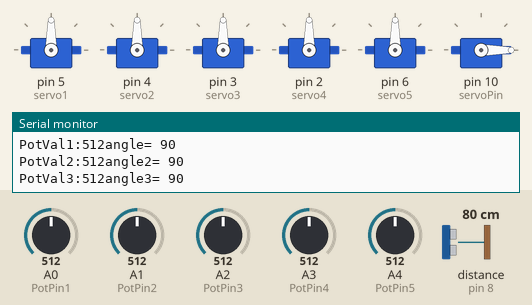
This sketch was run on a simulated Arduino Uno, built with avr-gcc and run on an emulated ATmega328P. On the bench: 6 × servo, the last lines printed to the serial monitor. Wiring (inferred from the names in the program): ultrasonic range finder: trigger pin 9; echo pin 8. The inputs (shaded band) are chosen by the test bench; at power-on: A4 (PotPin5) = 512, A0 (PotPin1) = 512, A1 (PotPin2) = 512, A2 (PotPin3) = 512, A3 (PotPin4) = 512, distance to the obstacle (sensor on pin 8) 80 cm. The echo pulse lasts 58.3 µs per cm.

Above: at 1.3 s.
1.4 s: A4 (PotPin5) set to 536
At 2.5 s:
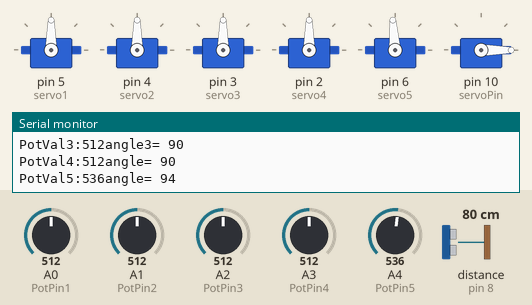
11.7 s: A0 (PotPin1) set to 716
At 15.8 s:
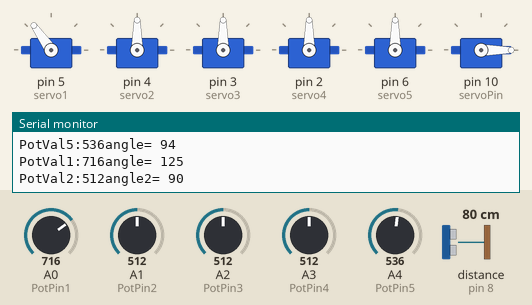
25.7 s: A1 (PotPin2) set to 716
At 31.3 s:
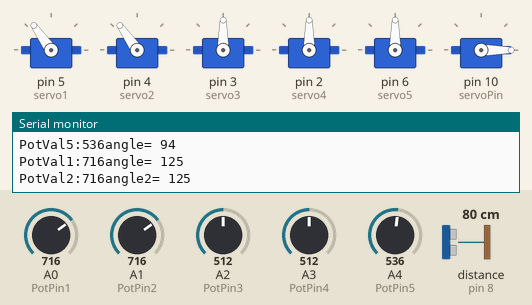
34.3 s: A2 (PotPin3) set to 716
At 41.0 s:
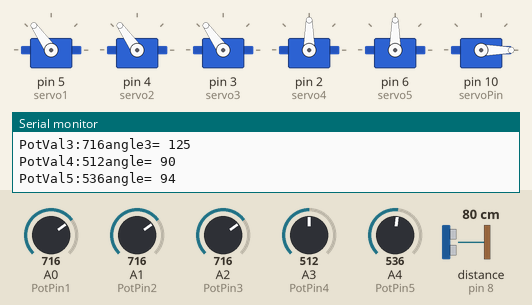
48.3 s: A3 (PotPin4) set to 716
At 56.1 s:
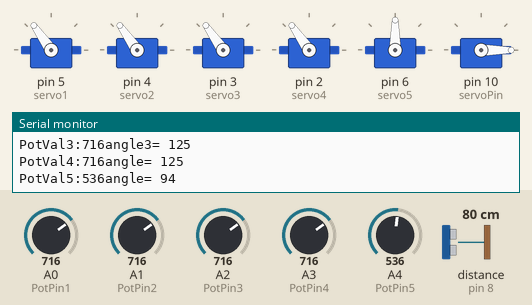
57.0 s: distance to the obstacle (sensor on pin 8) set to 2 cm
Timing chart, 0 to 72.0 s (numbered marks = the images above; inputs shaded):
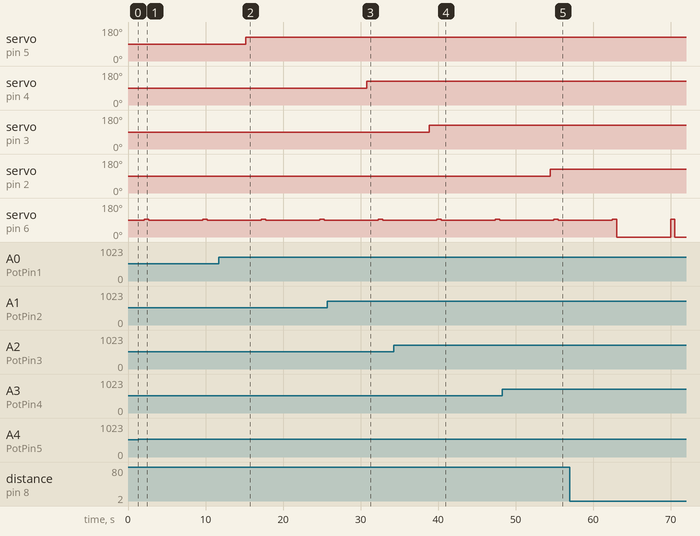

Measured:
- the behaviour switches between 517 and 518 on A4 (PotPin5) (found by bisection; images 0 and 1)
- after the input at 1.4 s, servo on pin 6 (servo5): alternates 94° for 0.55 s and 90° for 7.0 s, starting after 0.70 s
- after the input at 11.7 s, servo on pin 5 (servo1): 90° → 125° after 3.5 s
- after the input at 25.7 s, servo on pin 4 (servo2): 90° → 125° after 5.1 s
- after the input at 34.3 s, servo on pin 3 (servo3): 90° → 125° after 4.6 s
- after the input at 48.3 s, servo on pin 2 (servo4): 90° → 125° after 6.2 s

The sketch:

CODIGO_TINKERCAD_conciencia_ecologica1.ino
```cpp
//ConciencIA Ecológica
//Autor:Carlos_Gonzalez - TEAM_Naramja
// Se controla el giro de los servos usando potenciometros estos mediante
//una conversion genera una proporcionalidad con respecto al angulo de giro
//los ultrasonicos sirven para el proceso de medir el nivel de contnedor
//estos tiene un swith como enable para que no exista interferencia con el giro del servo
//las luces pilotos indican cuando un servo se esta moviendo es decir la apertura o cierre.

#include <Servo.h> // Incluir la librería Servo
Servo servo1; // Crear un objeto tipo Servo llamado servo1
Servo servo2; // Crear un objeto tipo Servo llamado servo2
Servo servo3; // Crear un objeto tipo Servo llamado servo3
Servo servo4; // Crear un objeto tipo Servo llamado servo4
Servo servo5; // Crear un objeto tipo Servo llamado servo5
Servo servo6; // Crear un objeto tipo Servo llamado servo6
int const PotPin1=A0;
int const PotPin2=A1;
int const PotPin3=A2;
int const PotPin4=A3;
int const PotPin5=A4;
int ledRed1=11;
int ledAmarillo1=12;
int ledVerde1=13;
int trigPin = 9;
int echoPin = 8;
int servoPin = 10;
int PotVal1;
int PotVal2;
int PotVal3;
int PotVal4;
int PotVal5;
int angle1;
int angle2;
int angle3;
int angle4;
int angle5;
long duration, dist, verage;

long aver[3];


void setup()
{
 servo1.attach(5) ; // Conectar servo1 al pin 5
 servo2.attach(4) ; // Conectar servo2 al pin 4
 servo3.attach(3) ; // Conectar servo3 al pin 3
 servo4.attach(2) ; // Conectar servo4 al pin 2
 servo5.attach(6) ; // Conectar servo4 al pin 6
 servo6.attach(10) ; // Conectar servo4 al pin 10
 Serial.begin(9600);
 servo6.attach(servoPin);
 pinMode(trigPin, OUTPUT);
 pinMode(echoPin, INPUT);
 servo6.write(0);
 delay(100);
 servo6.detach();

}
void measure() {
    digitalWrite(10,HIGH);
    digitalWrite(trigPin, LOW);
    delayMicroseconds(5);
    digitalWrite(trigPin, HIGH);
    delayMicroseconds(15);
    digitalWrite(trigPin, LOW);
    pinMode(echoPin, INPUT);
    duration = pulseIn(echoPin, HIGH);
    dist = (duration/2) / 29.1;
}
void loop(){

 //Plasticos
  PotVal1=analogRead(PotPin1);
  Serial.print("PotVal1:");
  Serial.print(PotVal1);
  angle1=map(PotVal1,0,1023,0,180);
  Serial.print ("angle= ");
  Serial.println (angle1);
  servo1.write(angle1);
  delay (500);


 //Vidrios
  PotVal2=analogRead(PotPin2);
  Serial.print("PotVal2:");
  Serial.print(PotVal2);
  angle2=map(PotVal2,0,1023,0,180);
  Serial.print ("angle2= ");
  Serial.println (angle2);
  servo2.write(angle2);
  delay (500);

 //Papel/Carton
  PotVal3=analogRead(PotPin3);
  Serial.print("PotVal3:");
  Serial.print(PotVal3);
  angle3=map(PotVal3,0,1023,0,180);
  Serial.print ("angle3= ");
  Serial.println (angle3);
  servo3.write(angle3);
  delay (500);

 //Residuos Organicos
  PotVal4=analogRead(PotPin4);
  Serial.print("PotVal4:");
  Serial.print(PotVal4);
  angle4=map(PotVal4,0,1023,0,180);
  Serial.print ("angle= ");
  Serial.println (angle4);
  servo4.write(angle4);
  delay (500);

 //Otros desechos
  PotVal5=analogRead(PotPin5);
  Serial.print("PotVal5:");
  Serial.print(PotVal5);
  angle5=map(PotVal5,0,1023,0,180);
  Serial.print ("angle= ");
  Serial.println (angle5);
  servo5.write(angle5);
  delay (500);
 //Sensor Ultrasonico
  for (int i=0;i<=2;i++){
    //average distance
    measure();
    aver[i]=dist;
    delay(10);
    }
  dist=(aver[0]+aver[1]+aver[2])/3;

  if ( dist < 12 ) {
    //Change distance as per your need
    servo6.attach(servoPin);
    delay(1);
    servo5.write(0);
    digitalWrite(ledAmarillo1, LOW);
    digitalWrite(ledRed1, HIGH);
    digitalWrite(ledVerde1, LOW);
    delay(5000);

    servo6.detach();
  }
  if ( dist > 12 && dist<150 ) {
    //Change distance as per your need
    servo6.attach(servoPin);
    delay(1);
    servo5.write(90);
    digitalWrite(ledAmarillo1, HIGH);
    digitalWrite(ledRed1, LOW);
    digitalWrite(ledVerde1, LOW);
    delay(5000);

    servo6.detach();
    }
  if ( dist > 150 ) {
    //Change distance as per your need
    servo5.attach(servoPin);
    delay(1);
    servo6.write(90);
    digitalWrite(ledAmarillo1, LOW);
    digitalWrite(ledRed1, LOW);
    digitalWrite(ledVerde1, HIGH);
    delay(5000);
  }

}
```
